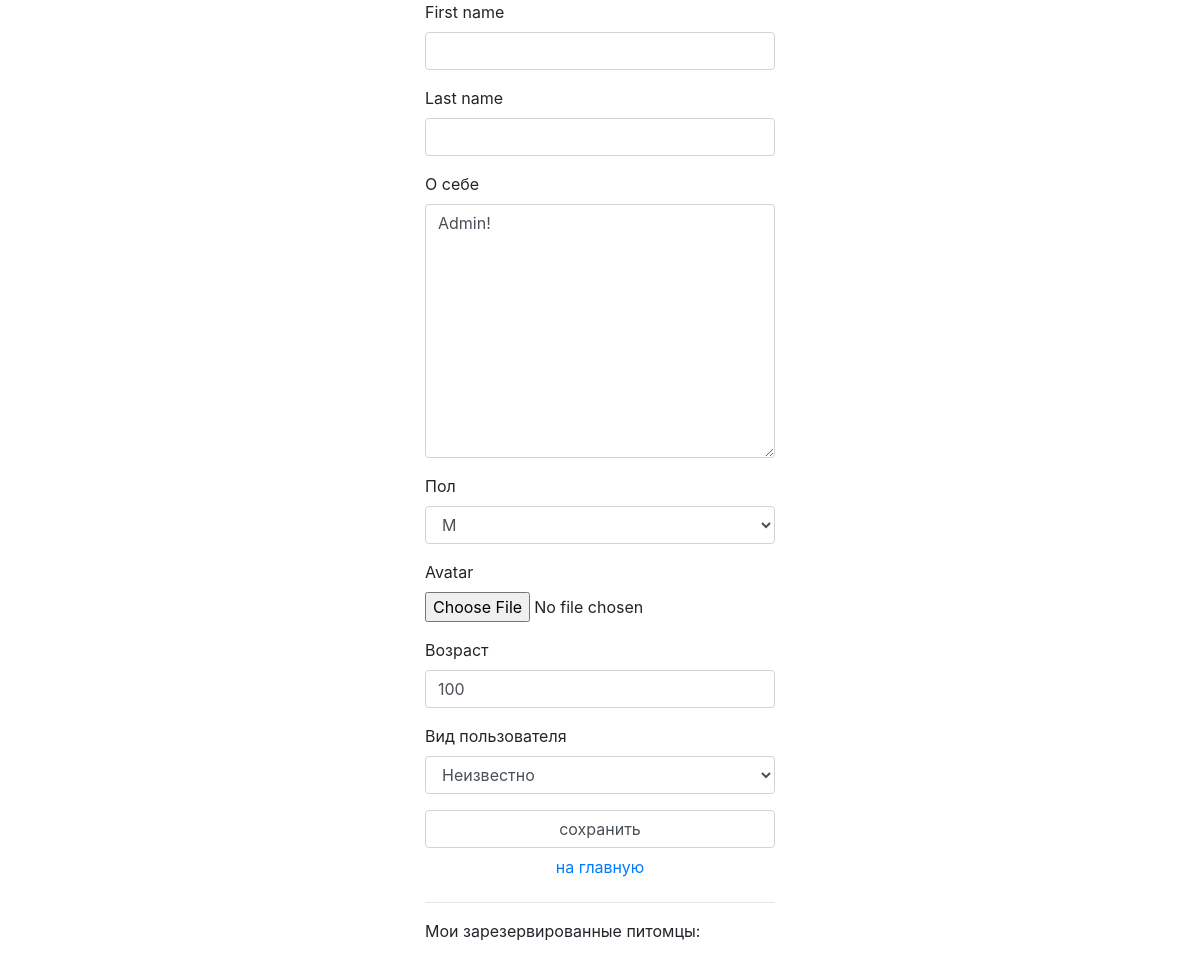
Before: /auth/edit/ (signed in) with the older database file.
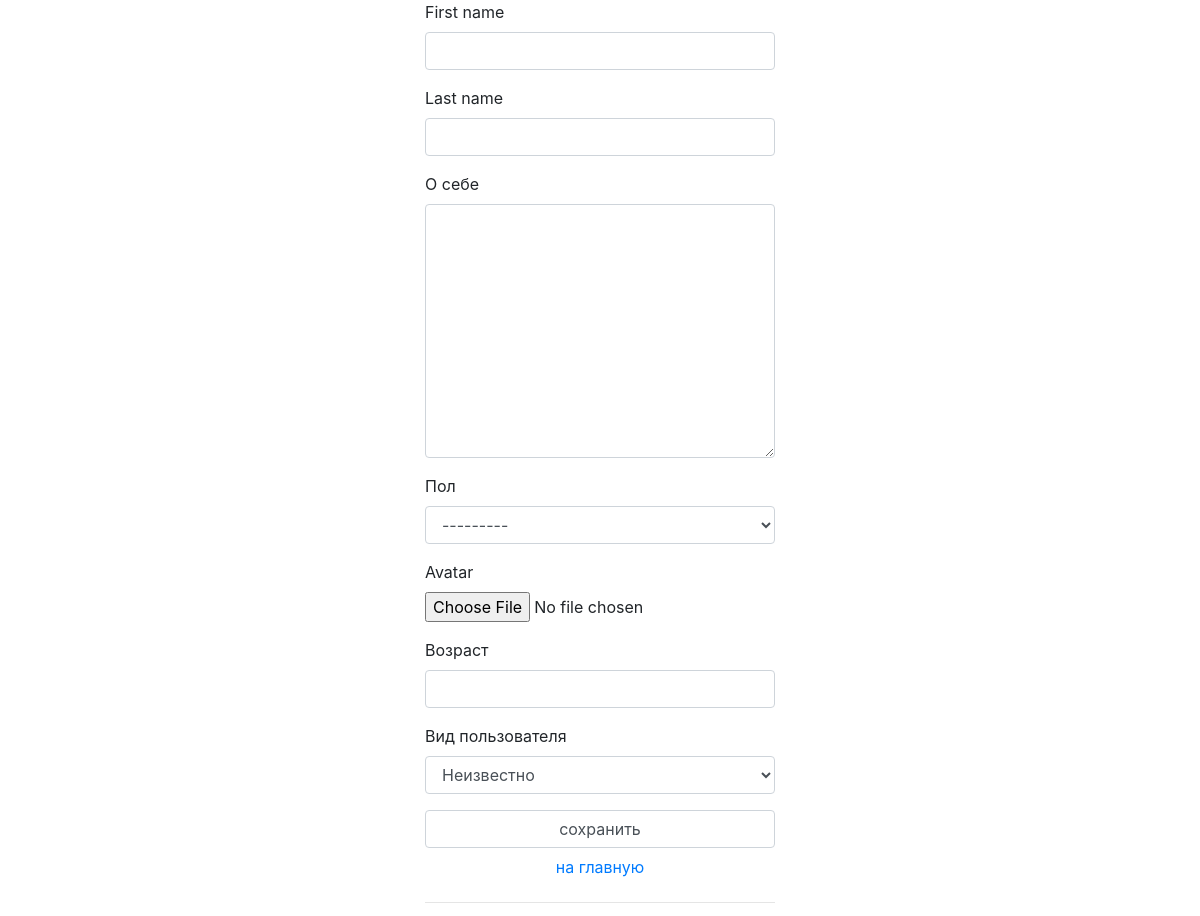
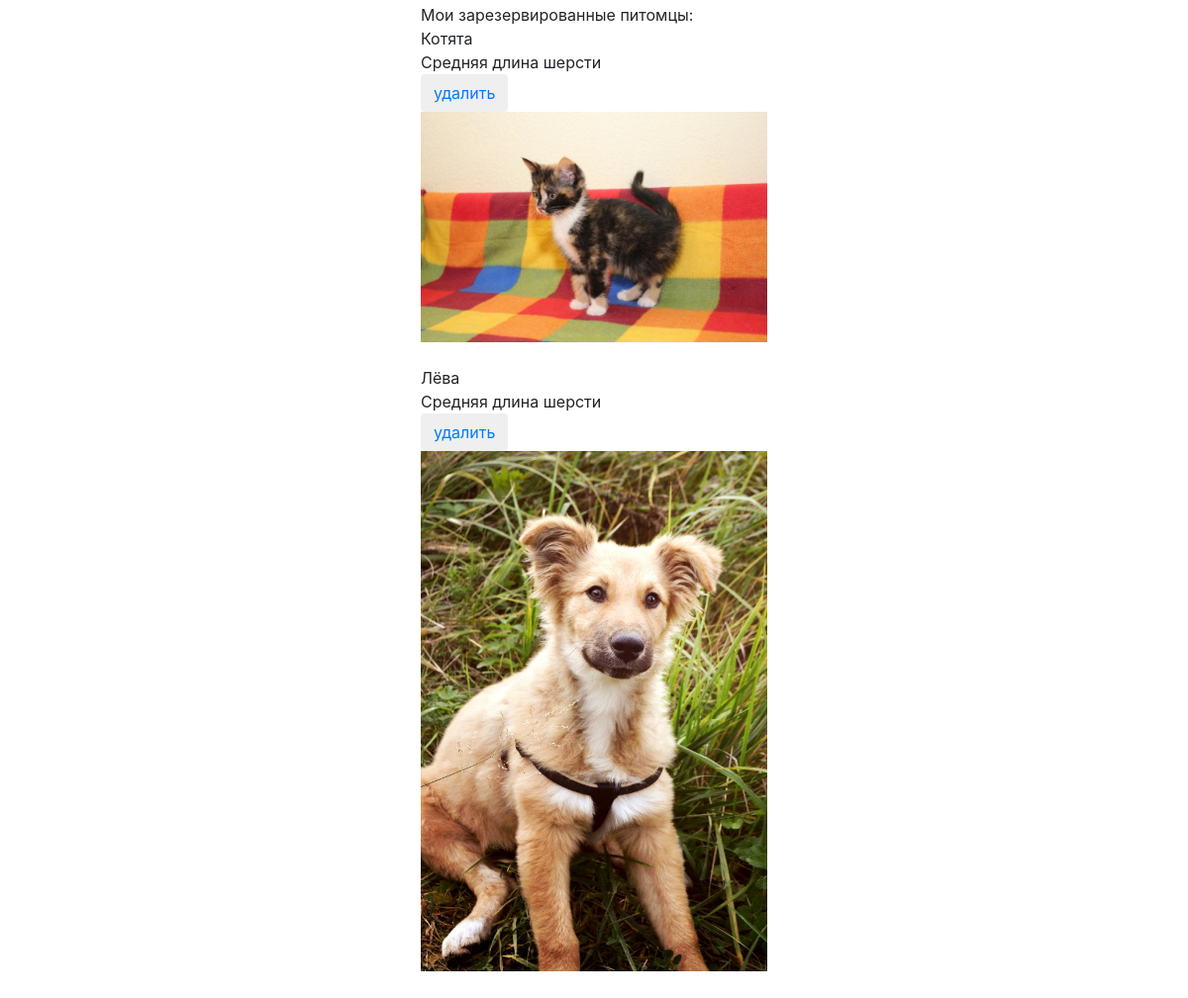
After: the same page with the newer database file (2 pictures, top to bottom).
### authapp/models.py (models this page shows, shortened)
class ActivateUser(models.Model):
    user = models.OneToOneField(User, unique=True, null=False,
                                  db_index=True, on_delete=models.CASCADE)
    MALE = 'M'
    FEMALE = 'F'
    GENDER_CHOICES = (
        (MALE, 'М'),
        (FEMALE, 'Ж'),
    )
    aboutMe = models.TextField(verbose_name='о себе', max_length=512, blank=True)
    gender = models.CharField(verbose_name='пол', max_length=1, choices=GENDER_CHOICES, blank=True)
    avatar = models.ImageField(upload_to='user_avatar', blank=True)
    age = models.PositiveIntegerField(verbose_name='Возраст', null=True, blank=True)
    is_shelter = models.BooleanField(verbose_name='вид пользователя', blank=True, null=True)
    activation_key = models.CharField(max_length=128, blank=True)
    activation_key_expires = models.DateTimeField(	default=(now() + timedelta(hours=48)))

### reserveapp/models.py (models this page shows)
class Reserve(models.Model):
    user = models.ForeignKey(User, on_delete=models.CASCADE, related_name='reserveapp')
    pet = models.ForeignKey(Pet, on_delete=models.CASCADE)
    position = models.BooleanField(verbose_name='питомец выбран', default=False)
    add_datetime = models.DateTimeField(verbose_name='время', auto_now_add=True)

### mainapp/models.py (models this page shows, shortened)
class Core(models.Model):
    class Meta:
        ordering = ('-is_active', 'sort', 'name')
        verbose_name = 'Ядро'
        verbose_name_plural = 'Ядра'
    name = models.CharField(verbose_name='заголовок объекта', max_length=255, null=True)
    description = models.TextField(verbose_name='описание объекта', blank=True, null=True)
    sort = models.IntegerField(verbose_name='номер объекта для сортировки', default=0, blank=True, null=False)
    is_active = models.BooleanField(verbose_name='активен ли объект', default=True, db_index=True)
    created = models.DateTimeField(verbose_name='создан', auto_now_add=True)
    updated = models.DateTimeField(verbose_name='обновлен', auto_now=True)
    def __str__(self):
        return f'{self.name}' if self.name else ''

class Pet(Core):
    pet_shelter = models.ForeignKey(Shelter, on_delete=models.CASCADE, related_name='pets', blank=False, null=False)
    pet_category = models.ForeignKey(PetCategory, on_delete=models.CASCADE)
    pet_status = models.ForeignKey(PetStatus, on_delete=models.CASCADE)
    pet_breed = models.ForeignKey(PetBreed, on_delete=models.CASCADE)
    pet_gender = models.ForeignKey(PetGender, on_delete=models.CASCADE)
    pet_size = models.ForeignKey(PetSize, on_delete=models.CASCADE)
    pet_wool_length = models.ForeignKey(PetWool, on_delete=models.CASCADE)
    pet_color = models.ForeignKey(PetColor, on_delete=models.CASCADE)
    pet_character = models.ForeignKey(PetCharacter, on_delete=models.CASCADE)
    age = models.PositiveIntegerField(verbose_name='возраст (лет)', default=0)
    month = models.PositiveIntegerField(verbose_name='возраст (мес)', default=0)

class Picture(Core):
    class Meta:
        ordering = ('sort', 'updated')
        verbose_name = 'Картинка'
        verbose_name_plural = 'Картинки'
    image = models.ImageField(upload_to='images')
    related_obj = models.ForeignKey(Core,
                                    verbose_name='изображения',
                                    null=True, blank=True,
                                    related_name='images',
                                    on_delete=models.CASCADE)

### authapp/views.py (the view)
# urls.py: path('edit/', authapp.edit, name='edit'),
@transaction.atomic
def edit(request):
    title = 'Edit profile'
    reserve_pets = Reserve.objects.filter(user=request.user)
    if request.method == 'POST':
        user_form = ActivateEditForm(request.POST, request.FILES, instance=request.user.activateuser)
        system_form = SystemEditForm(request.POST, instance=request.user)
        if system_form.is_valid() and user_form.is_valid():
            system_form.save()
            user_form.save()
            print()
            print("Функция view.edit (authapp) отработала сохранение системной и доп. информации пользователя...")
            return HttpResponseRedirect(reverse('auth:edit'))
    else:
        user_form = ActivateEditForm(instance=request.user.activateuser)
        system_form = SystemEditForm(instance=request.user)
    content = {'title': title,  'user_form': user_form, 'system_form': system_form, 'reserve_pets': reserve_pets}
    return render(request, 'edit.html', content)

### authapp/forms.py
class ActivateEditForm(UserChangeForm):
    class Meta:
        model = ActivateUser
        fields = ('__all__')
        exclude = ('activation_key', 'activation_key_expires', 'user', 'tagline')
    def __init__(self, *args, **kwargs):
        super(ActivateEditForm, self).__init__(*args, **kwargs)
        for field_name, field in self.fields.items():
            if field_name == 'password':
                field.widget = forms.HiddenInput()

class SystemEditForm(UserChangeForm):
    class Meta:
        model = User
        fields = ('first_name', 'last_name')
    def __init__(self, *args, **kwargs):
        super(SystemEditForm, self).__init__(*args, **kwargs)
        for field_name, field in self.fields.items():
            if field_name == 'password':
                field.widget = forms.HiddenInput()

### mainapp/context_processors.py (called while the page is built)
def get_context(request):
    context = {
        'menu': Menu(),
    }
    return context

### authapp/templates/edit.html (shortened to what this page needs)
{% extends  'base.html' %}
{% load static %}
{% load crispy_forms_tags %}
{% block main %}
<form action="{% url 'auth:edit' %}" method="post" enctype="multipart/form-data">
<div class="profile_container">{{ system_form|crispy }}</div>
<div class="profile_container">{{ user_form|crispy }}</div>
<input class="form-control" type="submit" value="сохранить"></form>
    <button class="btn btn-round form-control last">
<a href="{% url 'main:index' %}" class="">на главную</a></button>
    <hr>
    Мои зарезервированные питомцы:<br>
        {% for item in reserve_pets %}
                    <span class="pet_name">{{ item.pet.name }}</span><br>
        {{ item.pet.pet_wool_length }}<br>
        <button class="btn btn-round">
            <a href="{% url 'reserve:remove' item.pk %}" class="">
                удалить
            </a>
        </button>
        <img src="{{item.pet.images.first.image.url}}" alt="" class="img-fluid">
        <br>
        <br>
        {% endfor %}
    <br>
    <br>
    <br>
{% endblock %}

Changed rows visible on the page:
changed ActivateUser "Неизвестно": aboutMe "Admin!" → (not shown); gender "М" → "---------"; age "100" → (not shown)
added Reserve: pet.name "Котята", pet.pet_wool_length "Средняя длина шерсти", pet.images.first.image (picture)
added Reserve: pet.name "Лёва", pet.pet_wool_length "Средняя длина шерсти", pet.images.first.image (picture)
